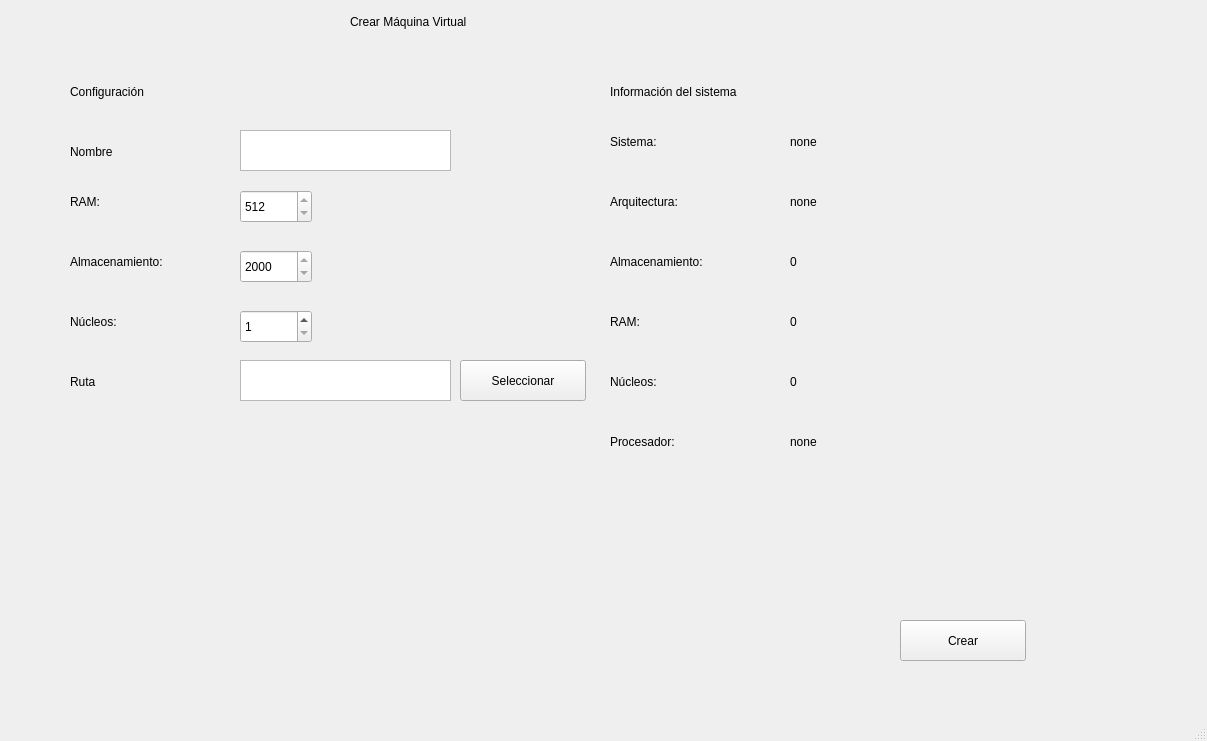
<?xml version="1.0" encoding="UTF-8"?>
<ui version="4.0">
 <class>MainWindow</class>
 <widget class="QMainWindow" name="MainWindow">
  <property name="geometry">
   <rect>
    <x>0</x>
    <y>0</y>
    <width>1207</width>
    <height>741</height>
   </rect>
  </property>
  <property name="windowTitle">
   <string>MainWindow</string>
  </property>
  <widget class="QWidget" name="centralwidget">
   <widget class="QLabel" name="label">
    <property name="geometry">
     <rect>
      <x>610</x>
      <y>130</y>
      <width>90</width>
      <height>23</height>
     </rect>
    </property>
    <property name="text">
     <string>Sistema:</string>
    </property>
   </widget>
   <widget class="QLabel" name="label_2">
    <property name="geometry">
     <rect>
      <x>610</x>
      <y>80</y>
      <width>231</width>
      <height>23</height>
     </rect>
    </property>
    <property name="text">
     <string>Información del sistema</string>
    </property>
   </widget>
   <widget class="QLabel" name="label_4">
    <property name="geometry">
     <rect>
      <x>610</x>
      <y>430</y>
      <width>121</width>
      <height>23</height>
     </rect>
    </property>
    <property name="text">
     <string>Procesador:</string>
    </property>
   </widget>
   <widget class="QLabel" name="label_5">
    <property name="geometry">
     <rect>
      <x>610</x>
      <y>370</y>
      <width>90</width>
      <height>23</height>
     </rect>
    </property>
    <property name="text">
     <string>Núcleos:</string>
    </property>
   </widget>
   <widget class="QLabel" name="label_6">
    <property name="geometry">
     <rect>
      <x>610</x>
      <y>190</y>
      <width>131</width>
      <height>23</height>
     </rect>
    </property>
    <property name="text">
     <string>Arquitectura:</string>
    </property>
   </widget>
   <widget class="QLabel" name="label_7">
    <property name="geometry">
     <rect>
      <x>610</x>
      <y>250</y>
      <width>161</width>
      <height>23</height>
     </rect>
    </property>
    <property name="text">
     <string>Almacenamiento:</string>
    </property>
   </widget>
   <widget class="QLabel" name="label_8">
    <property name="geometry">
     <rect>
      <x>610</x>
      <y>310</y>
      <width>90</width>
      <height>23</height>
     </rect>
    </property>
    <property name="text">
     <string>RAM:</string>
    </property>
   </widget>
   <widget class="QLabel" name="ram">
    <property name="geometry">
     <rect>
      <x>790</x>
      <y>310</y>
      <width>181</width>
      <height>23</height>
     </rect>
    </property>
    <property name="text">
     <string>0</string>
    </property>
   </widget>
   <widget class="QLabel" name="arq">
    <property name="geometry">
     <rect>
      <x>790</x>
      <y>190</y>
      <width>181</width>
      <height>23</height>
     </rect>
    </property>
    <property name="text">
     <string>none</string>
    </property>
   </widget>
   <widget class="QLabel" name="so">
    <property name="geometry">
     <rect>
      <x>790</x>
      <y>130</y>
      <width>181</width>
      <height>23</height>
     </rect>
    </property>
    <property name="text">
     <string>none</string>
    </property>
   </widget>
   <widget class="QLabel" name="proc">
    <property name="geometry">
     <rect>
      <x>790</x>
      <y>430</y>
      <width>391</width>
      <height>23</height>
     </rect>
    </property>
    <property name="text">
     <string>none</string>
    </property>
   </widget>
   <widget class="QLabel" name="nproc">
    <property name="geometry">
     <rect>
      <x>790</x>
      <y>370</y>
      <width>181</width>
      <height>23</height>
     </rect>
    </property>
    <property name="text">
     <string>0</string>
    </property>
   </widget>
   <widget class="QLabel" name="strg">
    <property name="geometry">
     <rect>
      <x>790</x>
      <y>250</y>
      <width>181</width>
      <height>23</height>
     </rect>
    </property>
    <property name="text">
     <string>0</string>
    </property>
   </widget>
   <widget class="QLabel" name="label_3">
    <property name="geometry">
     <rect>
      <x>350</x>
      <y>10</y>
      <width>211</width>
      <height>23</height>
     </rect>
    </property>
    <property name="text">
     <string>Crear Máquina Virtual</string>
    </property>
   </widget>
   <widget class="QLabel" name="label_9">
    <property name="geometry">
     <rect>
      <x>70</x>
      <y>80</y>
      <width>171</width>
      <height>23</height>
     </rect>
    </property>
    <property name="text">
     <string>Configuración</string>
    </property>
   </widget>
   <widget class="QPushButton" name="crear">
    <property name="geometry">
     <rect>
      <x>900</x>
      <y>620</y>
      <width>126</width>
      <height>41</height>
     </rect>
    </property>
    <property name="text">
     <string>Crear</string>
    </property>
   </widget>
   <widget class="QSpinBox" name="ram_set">
    <property name="geometry">
     <rect>
      <x>240</x>
      <y>190</y>
      <width>72</width>
      <height>33</height>
     </rect>
    </property>
    <property name="minimum">
     <number>512</number>
    </property>
   </widget>
   <widget class="QSpinBox" name="str_set">
    <property name="geometry">
     <rect>
      <x>240</x>
      <y>250</y>
      <width>72</width>
      <height>33</height>
     </rect>
    </property>
    <property name="minimum">
     <number>2000</number>
    </property>
   </widget>
   <widget class="QLabel" name="label_10">
    <property name="geometry">
     <rect>
      <x>70</x>
      <y>250</y>
      <width>161</width>
      <height>23</height>
     </rect>
    </property>
    <property name="text">
     <string>Almacenamiento:</string>
    </property>
   </widget>
   <widget class="QLabel" name="label_11">
    <property name="geometry">
     <rect>
      <x>70</x>
      <y>190</y>
      <width>90</width>
      <height>23</height>
     </rect>
    </property>
    <property name="text">
     <string>RAM:</string>
    </property>
   </widget>
   <widget class="QSpinBox" name="ncpu_set">
    <property name="geometry">
     <rect>
      <x>240</x>
      <y>310</y>
      <width>72</width>
      <height>33</height>
     </rect>
    </property>
    <property name="minimum">
     <number>1</number>
    </property>
   </widget>
   <widget class="QLabel" name="label_12">
    <property name="geometry">
     <rect>
      <x>70</x>
      <y>310</y>
      <width>90</width>
      <height>23</height>
     </rect>
    </property>
    <property name="text">
     <string>Núcleos:</string>
    </property>
   </widget>
   <widget class="QLabel" name="label_13">
    <property name="geometry">
     <rect>
      <x>70</x>
      <y>370</y>
      <width>90</width>
      <height>23</height>
     </rect>
    </property>
    <property name="text">
     <string>Ruta</string>
    </property>
   </widget>
   <widget class="QTextEdit" name="ruta_set">
    <property name="geometry">
     <rect>
      <x>240</x>
      <y>360</y>
      <width>211</width>
      <height>41</height>
     </rect>
    </property>
   </widget>
   <widget class="QTextEdit" name="nombre_set">
    <property name="geometry">
     <rect>
      <x>240</x>
      <y>130</y>
      <width>211</width>
      <height>41</height>
     </rect>
    </property>
   </widget>
   <widget class="QLabel" name="label_14">
    <property name="geometry">
     <rect>
      <x>70</x>
      <y>140</y>
      <width>90</width>
      <height>23</height>
     </rect>
    </property>
    <property name="text">
     <string>Nombre</string>
    </property>
   </widget>
   <widget class="QPushButton" name="seleccionar_ruta">
    <property name="geometry">
     <rect>
      <x>460</x>
      <y>360</y>
      <width>126</width>
      <height>41</height>
     </rect>
    </property>
    <property name="text">
     <string>Seleccionar</string>
    </property>
   </widget>
  </widget>
  <widget class="QMenuBar" name="menubar">
   <property name="geometry">
    <rect>
     <x>0</x>
     <y>0</y>
     <width>1207</width>
     <height>31</height>
    </rect>
   </property>
  </widget>
  <widget class="QStatusBar" name="statusbar"/>
 </widget>
 <resources/>
 <connections/>
</ui>
